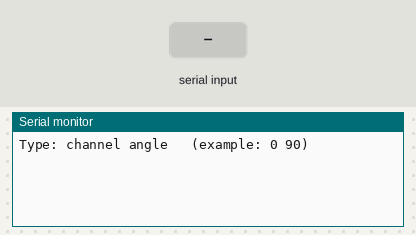
Recording of a sketch running on a simulated Arduino Uno, built with avr-gcc and run on an emulated ATmega328P. Parts: the last lines printed to the serial monitor. The inputs (shaded band) are chosen by the test bench.

Above: at 1.2 s.
1.3 s: "90,45\n" received over Serial
At 2.3 s:
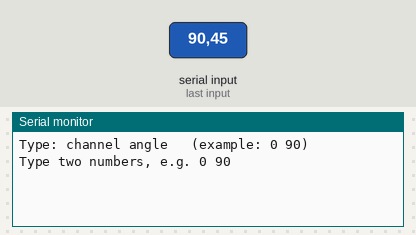
2.8 s: "90 45\n" received over Serial
At 3.4 s:
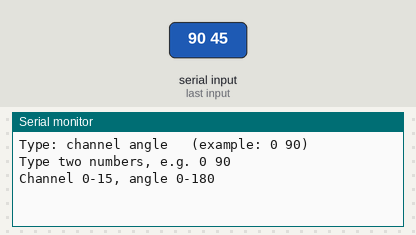

Measured:
- after the input at 1.3 s, the serial monitor: prints a new line at once (image 1)
- after the input at 2.8 s, the serial monitor: prints a new line at once (image 2)

The sketch:

P3_servo_tester.ino
```cpp
// (licence header left out)
#include <Wire.h>
#include <Adafruit_PWMServoDriver.h>

Adafruit_PWMServoDriver pca = Adafruit_PWMServoDriver(0x40);

int writeServo(int channel, float angle) {
  int us = 500 + angle * 10.56;
  pca.writeMicroseconds(channel, us);
  return us;
}

void setup() {
  Serial.begin(115200);
  Wire.begin();
  pca.begin();
  pca.setOscillatorFrequency(27000000);
  pca.setPWMFreq(50);
  delay(10);
  Serial.println("Type: channel angle   (example: 0 90)");
}

void loop() {
  if (Serial.available() == 0) return;          // nothing typed yet
  String line = Serial.readStringUntil('\n');
  int channel = -1, angle = -1;
  if (sscanf(line.c_str(), "%d %d", &channel, &angle) != 2) {
    Serial.println("Type two numbers, e.g. 0 90");
    return;
  }
  if (channel < 0 || channel > 15 || angle < 0 || angle > 180) {
    Serial.println("Channel 0-15, angle 0-180");
    return;
  }
  int us = writeServo(channel, angle);
  Serial.print("Channel "); Serial.print(channel);
  Serial.print(" -> "); Serial.print(angle);
  Serial.print(" deg = "); Serial.print(us); Serial.println(" us");
}
```
